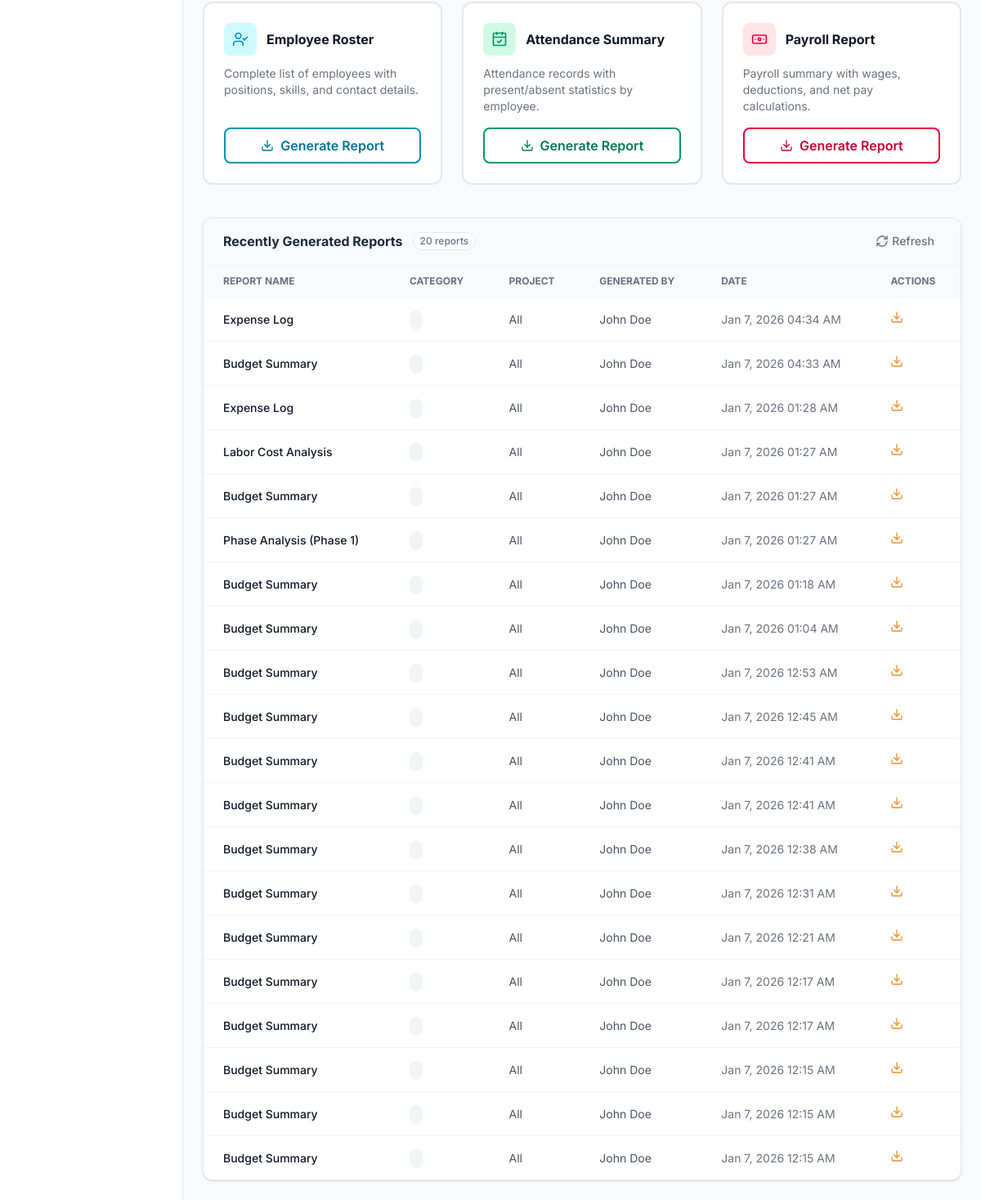
/modules/reports/index.php (lower part), run on an earlier commit of the app's database.
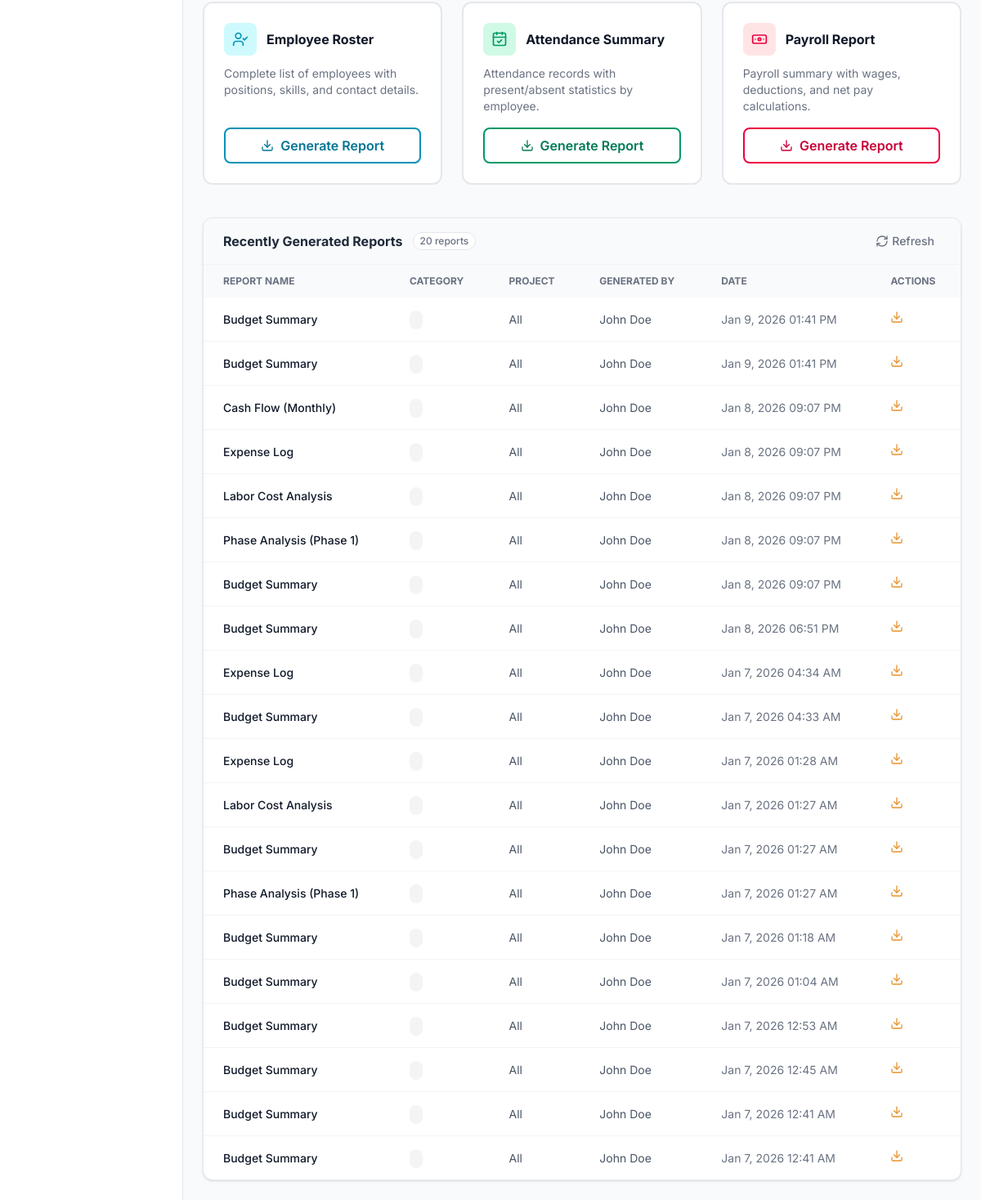
And on a later commit of the database.
### tables this page shows
CREATE TABLE `budget_generated_reports` (
  `report_id` int NOT NULL,
  `project_id` int DEFAULT NULL,
  `report_type` varchar(50) DEFAULT NULL,
  `report_name` varchar(255) DEFAULT NULL,
  `generated_by` varchar(100) DEFAULT NULL,
  `created_at` timestamp NULL DEFAULT CURRENT_TIMESTAMP
);

### modules/reports/index.php (the view, shortened to what the changed rows need)
<?php
$conn = new mysqli(DB_HOST, DB_USER, DB_PASS, DB_NAME);
$conn->set_charset("utf8mb4");
$result_projects = $conn->query("SELECT project_id, project_code, project_name FROM icmis_projects ORDER BY project_id DESC");
$recent_reports = [];
$tableExists = $conn->query("SHOW TABLES LIKE 'budget_generated_reports'");
if ($tableExists && $tableExists->num_rows > 0) {
    $report_sql = "SELECT report_id, report_type, report_name, project_id, generated_by, created_at FROM budget_generated_reports ORDER BY created_at DESC LIMIT 20";
    $result = $conn->query($report_sql);
    if ($result) {
        while ($row = $result->fetch_assoc()) {
            $recent_reports[] = $row;
        }
    }
}
?>
<!DOCTYPE html>
<html lang="en">
<head>
    <script src="https://cdn.jsdelivr.net/npm/@tailwindcss/browser@4"></script>
    <link rel="stylesheet" href="https://cdnjs.cloudflare.com/ajax/libs/font-awesome/6.4.0/css/all.min.css">
    <?php include '../../includes/head_assetsv2.php'; ?>
</head>
<body class="bg-gray-50 text-slate-800">
    <main class="ml-56 mt-20 p-6 transition-all duration-300">
        <div class="max-w-7xl mx-auto">
            <div class="bg-white border border-gray-200 rounded-xl overflow-hidden shadow-sm">
                <div class="overflow-x-auto">
                    <table class="w-full text-left border-collapse">
                        <thead class="bg-gray-50 text-xs uppercase text-gray-500 font-semibold">
                            <tr>
                                <th class="px-6 py-3">Report Name</th>
                                <th class="px-6 py-3">Category</th>
                                <th class="px-6 py-3">Project</th>
                                <th class="px-6 py-3">Generated By</th>
                                <th class="px-6 py-3">Date</th>
                                <th class="px-6 py-3 no-print">Actions</th>
                            </tr>
                        </thead>
                        <tbody class="divide-y divide-gray-100 text-sm">
                            <?php if (count($recent_reports) > 0): ?>
                                <?php foreach ($recent_reports as $report): ?>
                                <tr class="hover:bg-gray-50">
                                    <td class="px-6 py-4 font-medium text-gray-900"><?php echo htmlspecialchars($report['report_name']); ?></td>
                                    <td class="px-6 py-4">
                                        <span class="px-2 py-1 text-xs font-medium rounded-full bg-gray-100 text-gray-700">
                                        </span>
                                    </td>
                                    <td class="px-6 py-4 text-gray-600"><?php echo htmlspecialchars($report['project_name'] ?? 'All'); ?></td>
                                    <td class="px-6 py-4 text-gray-600"><?php echo htmlspecialchars($report['generated_by']); ?></td>
                                    <td class="px-6 py-4 text-gray-500"><?php echo date('M j, Y h:i A', strtotime($report['created_at'])); ?></td>
                                    <td class="px-6 py-4 no-print">
                                        <button onclick="downloadReport(<?php echo $report['id']; ?>)" class="text-[#e9922c] hover:text-orange-700 font-medium">
                                            <i data-lucide="download" class="w-4 h-4"></i>
                                        </button>
                                    </td>
                                </tr>
                                <?php endforeach; ?>
                            <?php endif; ?>
                        </tbody>
                    </table>
                </div>
            </div>
        </div>
    </main>
</body>
</html>

What changed in the data, as far as the page shows it:
no longer on this page (row unchanged): budget_generated_reports: report_name "Budget Summary", project_name "All", generated_by "John Doe", created_at "Jan 7, 2026 12:38 AM"
no longer on this page (row unchanged): budget_generated_reports: report_name "Budget Summary", project_name "All", generated_by "John Doe", created_at "Jan 7, 2026 12:31 AM"
no longer on this page (row unchanged): budget_generated_reports: report_name "Budget Summary", project_name "All", generated_by "John Doe", created_at "Jan 7, 2026 12:21 AM"
no longer on this page (row unchanged): budget_generated_reports: report_name "Budget Summary", project_name "All", generated_by "John Doe", created_at "Jan 7, 2026 12:17 AM"
no longer on this page (row unchanged): budget_generated_reports: report_name "Budget Summary", project_name "All", generated_by "John Doe", created_at "Jan 7, 2026 12:17 AM"
no longer on this page (row unchanged): budget_generated_reports: report_name "Budget Summary", project_name "All", generated_by "John Doe", created_at "Jan 7, 2026 12:15 AM"
no longer on this page (row unchanged): budget_generated_reports: report_name "Budget Summary", project_name "All", generated_by "John Doe", created_at "Jan 7, 2026 12:15 AM"
no longer on this page (row unchanged): budget_generated_reports: report_name "Budget Summary", project_name "All", generated_by "John Doe", created_at "Jan 7, 2026 12:15 AM"
added budget_generated_reports: report_name "Budget Summary", project_name "All", generated_by "John Doe", created_at "Jan 9, 2026 01:41 PM"
added budget_generated_reports: report_name "Budget Summary", project_name "All", generated_by "John Doe", created_at "Jan 9, 2026 01:41 PM"
added budget_generated_reports: report_name "Cash Flow (Monthly)", project_name "All", generated_by "John Doe", created_at "Jan 8, 2026 09:07 PM"
added budget_generated_reports: report_name "Expense Log", project_name "All", generated_by "John Doe", created_at "Jan 8, 2026 09:07 PM"
added budget_generated_reports: report_name "Labor Cost Analysis", project_name "All", generated_by "John Doe", created_at "Jan 8, 2026 09:07 PM"
added budget_generated_reports: report_name "Phase Analysis (Phase 1)", project_name "All", generated_by "John Doe", created_at "Jan 8, 2026 09:07 PM"
added budget_generated_reports: report_name "Budget Summary", project_name "All", generated_by "John Doe", created_at "Jan 8, 2026 09:07 PM"
added budget_generated_reports: report_name "Budget Summary", project_name "All", generated_by "John Doe", created_at "Jan 8, 2026 06:51 PM"
